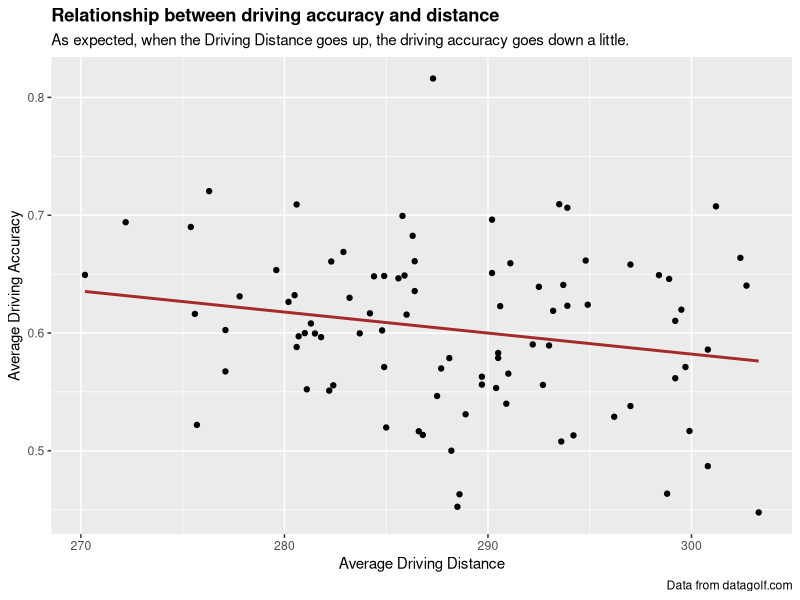

R code for this plot:
## ---- chunk 1
#| echo: FALSE
#| message: FALSE
library(tidyverse)
golf_data <- read_csv(file = "dg_course_table.csv")
## ---- chunk 2
#| echo: FALSE
#| message: FALSE
golf_data |> ggplot(mapping = aes(x = adj_driving_distance, y = adj_driving_accuracy)) + geom_point() + geom_smooth(method = "lm", se = FALSE, color = "brown") + labs(title = "Relationship between driving accuracy and distance", subtitle = "As expected, when the Driving Distance goes up, the driving accuracy goes down a little.", x = "Average Driving Distance", y = "Average Driving Accuracy", caption = "Data from datagolf.com") + theme(plot.title = element_text(face = "bold")) 
